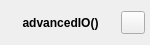
<?xml version="1.0" encoding="UTF-8"?>
<ui version="4.0">
 <class>glitch_object_advanced_io_arduino</class>
 <widget class="QWidget" name="glitch_object_advanced_io_arduino">
  <property name="geometry">
   <rect>
    <x>0</x>
    <y>0</y>
    <width>150</width>
    <height>45</height>
   </rect>
  </property>
  <property name="windowTitle">
   <string>Form</string>
  </property>
  <layout class="QHBoxLayout" name="horizontalLayout">
   <property name="spacing">
    <number>5</number>
   </property>
   <property name="leftMargin">
    <number>5</number>
   </property>
   <property name="topMargin">
    <number>0</number>
   </property>
   <property name="rightMargin">
    <number>5</number>
   </property>
   <property name="bottomMargin">
    <number>0</number>
   </property>
   <item>
    <widget class="QLabel" name="label">
     <property name="font">
      <font>
       <weight>75</weight>
       <bold>true</bold>
      </font>
     </property>
     <property name="text">
      <string notr="true">advancedIO()</string>
     </property>
     <property name="textFormat">
      <enum>Qt::PlainText</enum>
     </property>
     <property name="alignment">
      <set>Qt::AlignCenter</set>
     </property>
    </widget>
   </item>
   <item>
    <widget class="QToolButton" name="context_menu">
     <property name="text">
      <string/>
     </property>
     <property name="icon">
      <iconset resource="../../Icons/icons.qrc">
       <normaloff>:/context-menu.png</normaloff>:/context-menu.png</iconset>
     </property>
    </widget>
   </item>
  </layout>
 </widget>
 <resources>
  <include location="../../Icons/icons.qrc"/>
 </resources>
 <connections/>
</ui>
